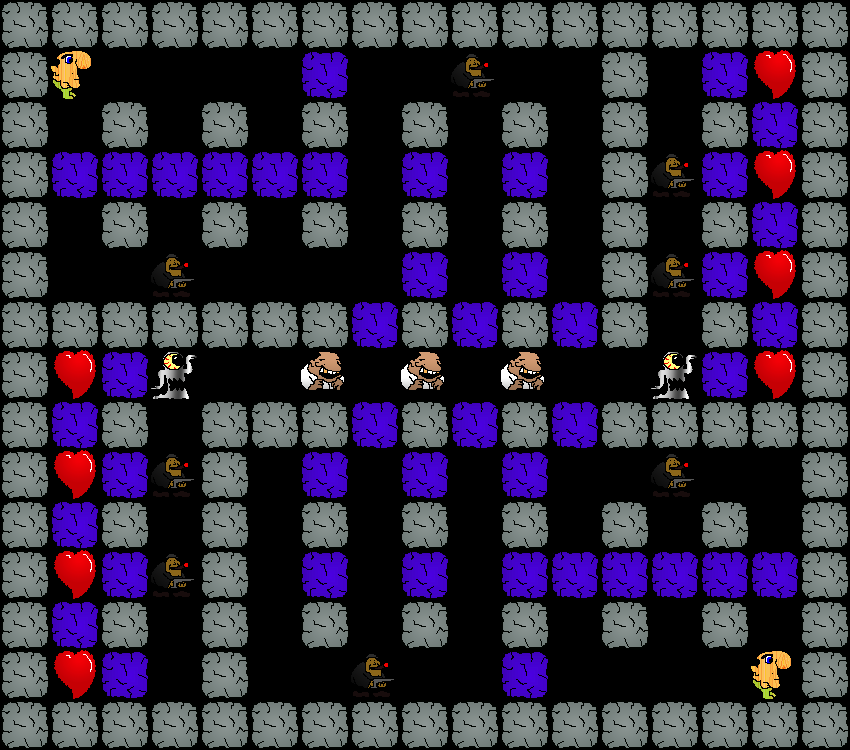

Rendered tile map (Tiled .tmx) drawn with the repository's tilesets; below, a short description and the map source with its tile grids summarised:
An orthogonal 17x15 tile map with 50x50 px tiles, 1 tile layer (Action).

<map version="1.0" orientation="orthogonal" width="17" height="15" tilewidth="50" tileheight="50">
 <tileset firstgid="1" name="Tileset" tilewidth="50" tileheight="50">
  <image source="Tileset.png" width="150" height="200" />
  <tile id="0">
   <properties>
    <property name="Type" value="Soldier" />
   </properties>
  </tile>
  <tile id="1">
   <properties>
    <property name="Type" value="FireLizard" />
   </properties>
  </tile>
  <tile id="2">
   <properties>
    <property name="Type" value="Heart" />
   </properties>
  </tile>
  <tile id="3">
   <properties>
    <property name="Type" value="Sentry" />
   </properties>
  </tile>
  <tile id="4">
   <properties>
    <property name="Type" value="Turret" />
   </properties>
  </tile>
  <tile id="5">
   <properties>
    <property name="Type" value="Shark" />
   </properties>
  </tile>
  <tile id="6">
   <properties>
    <property name="Type" value="BreakableBlock" />
   </properties>
  </tile>
  <tile id="7">
   <properties>
    <property name="Type" value="Block" />
   </properties>
  </tile>
  <tile id="8">
   <properties>
    <property name="Type" value="Gangster" />
   </properties>
  </tile>
  <tile id="9">
   <properties>
    <property name="Type" value="Player" />
   </properties>
  </tile>
  <tile id="11">
   <properties>
    <property name="Type" value="StorBot" />
   </properties>
  </tile>
 </tileset>
 <layer name="Action" width="17" height="15">
  <properties>
   <property name="ColorValue0" value="225" />
   <property name="ColorValue1" value="125" />
   <property name="ColorValue2" value="100" />
   <property name="ColorValue3" value="100" />
  </properties>
  <data>[255 cells, 180 non-empty, 7 distinct tile ids]</data>
 </layer>
</map>
